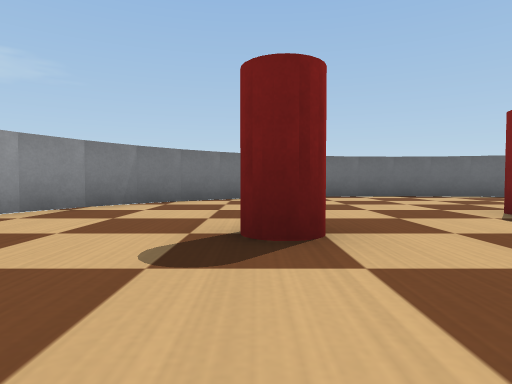
view 1 (above)

12 first-person views from a walk through a Webots world. The camera is 0.04 m above the floor, tilts 2° down and sees 75° across. The floor is counted in squares, 0.1 m on a side. Each view is taken from the middle of a square. On the plan, view 1 faces up. The plan holds only what a view shows up to about 9 squares ahead; the rest is blank. Robots are left out. Webots' stock objects and surfaces are drawn as simple stand-ins.

view 2
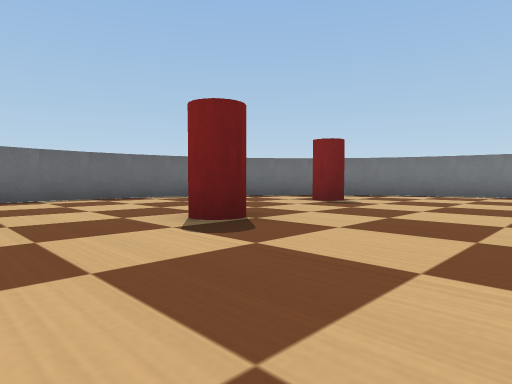

view 3
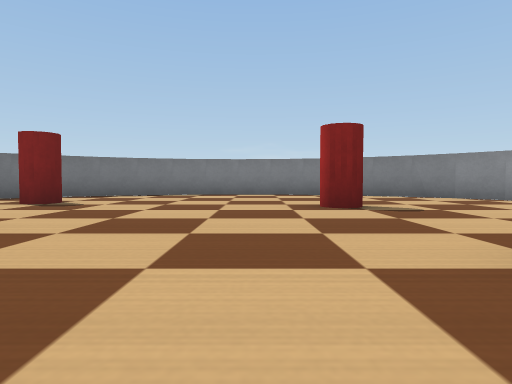

view 4
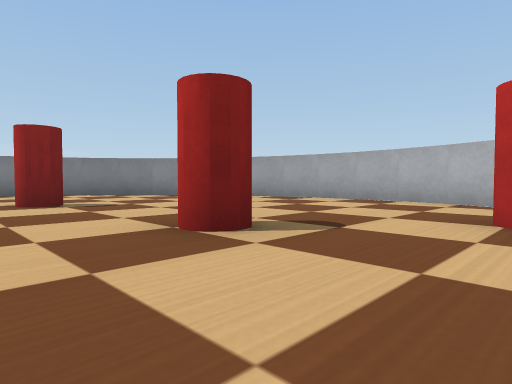

view 5
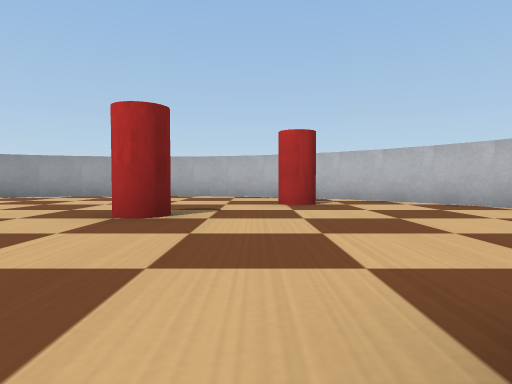

view 6
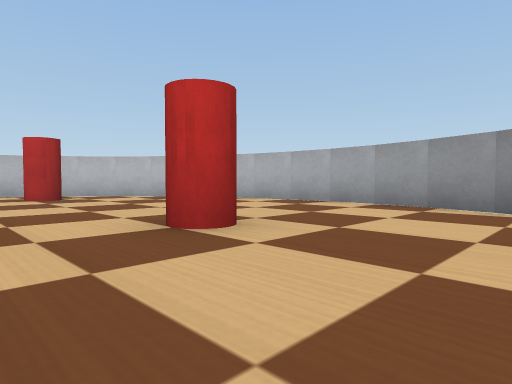

view 7
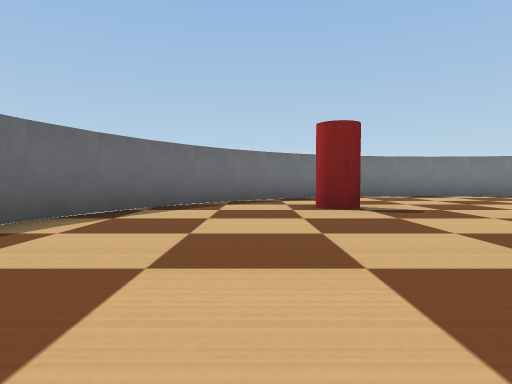

view 8
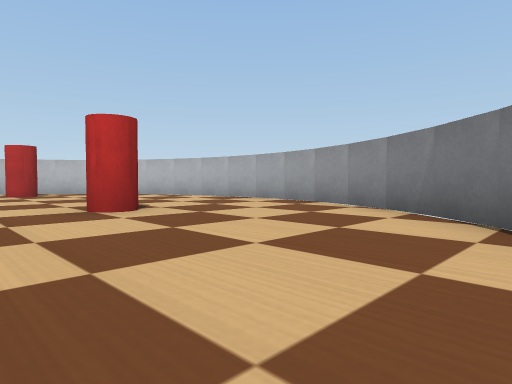

view 9
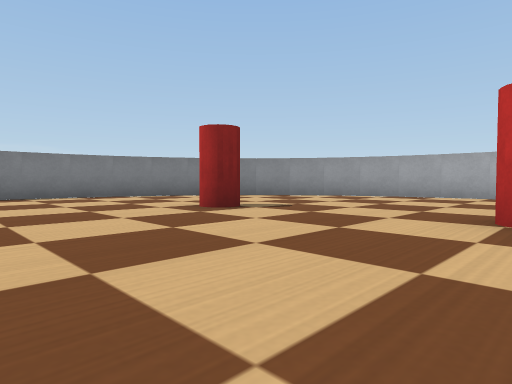

view 10
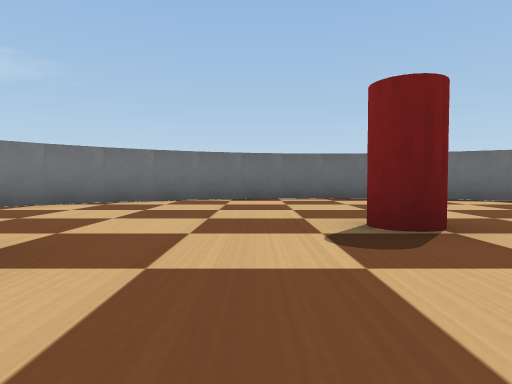

view 11
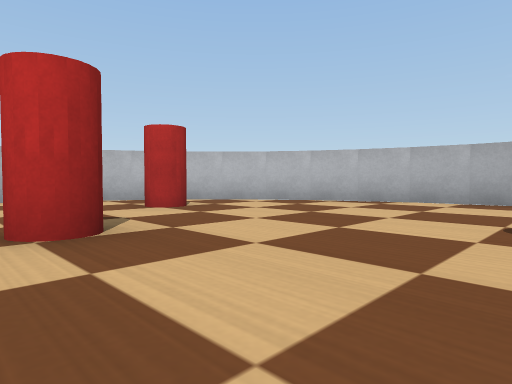

view 12
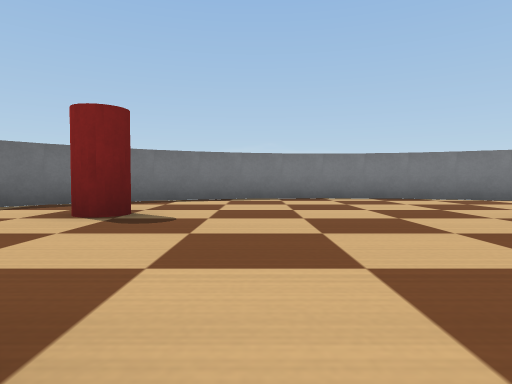

### Floor plan
Points are (right, up) in squares from view 1. A wall is a line through its corners. A room is listed if a view was taken in it or the views show most of it. See-through windows are left out.
Room 1 (views 1, 2, 3, 4, 5, 6, 7, 8, 9, 10, 11, 12)
walls: (-2, 5.8) (-2.6, 5); (-1.4, 6.5) (-2.1, 5.7); (0.1, 7.6) (-0.8, 7); (-2.5, 5.1) (-3, 4.2) (-3.3, 3.3) (-3.5, 2.3); (0.9, 8) (0, 7.6); (-0.8, 7.1) (-1.5, 6.4); (-3.4, 2.4) (-3.5, 1.5); (2.6, 8.4) (1.6, 8.2); (1.7, 8.3) (0.8, 7.9); (-3.5, 1.6) (-3.4, 0.6) (-3.2, -0.4); (4.5, 8.4) (3.5, 8.5) (2.5, 8.4); (-3.3, -0.3) (-3, -1.2) (-2.5, -2); (6.2, 8) (5.3, 8.3) (4.3, 8.5); (7, 7.5) (6.1, 8); (-2.6, -1.9) (-2.1, -2.8); (7.8, 7) (7, 7.6); (-2.1, -2.7) (-1.4, -3.5); (-1.5, -3.4) (-0.7, -4.1); (8.5, 6.4) (7.7, 7.1); (9.1, 5.7) (8.4, 6.5); (-0.9, -4) (0.1, -4.6); (0, -4.5) (0.8, -5) (1.7, -5.3); (9.6, 4.9) (9, 5.8); (10, 4.1) (9.5, 5); (1.6, -5.2) (2.6, -5.4); (2.5, -5.4) (3.6, -5.5); (10.5, 2.3) (10.3, 3.3) (10, 4.2); (3.5, -5.5) (4.4, -5.4); (10.5, 1.4) (10.4, 2.5); (10.4, 0.5) (10.5, 1.5); (10.2, -0.4) (10.4, 0.6); (9.9, -1.2) (10.3, -0.3); (4.3, -5.5) (5.3, -5.3) (6.2, -5); (6.1, -5) (7.1, -4.5); (9, -2.8) (9.6, -1.9); (7.7, -4.1) (8.5, -3.5); (8.4, -3.5) (9.1, -2.8); (7, -4.6) (7.8, -4); (9.6, -2) (10, -1.1)
objects: drink can (0, -3); drink can (0, 2) to (0, 3); drink can (2, -1); drink can (3, 4); drink can (6, 0); drink can (7, 5)

Where each view was taken, in squares from view 1:
view 1: 0 up, 0 right, facing up
view 2: 1 up, 1 right, facing up-right
view 3: 1 up, 1 right, facing right
view 4: 1 up, 0 right, facing down-right
view 5: 3 up, 1 right, facing down
view 6: 5 up, 2 right, facing down-left
view 7: 6 up, 2 right, facing right
view 8: 7 up, 2 right, facing down-left
view 9: 3 up, 2 right, facing down-right
view 10: 1 up, 2 right, facing up
view 11: 2 up, 3 right, facing down-left
view 12: 3 up, 3 right, facing right
